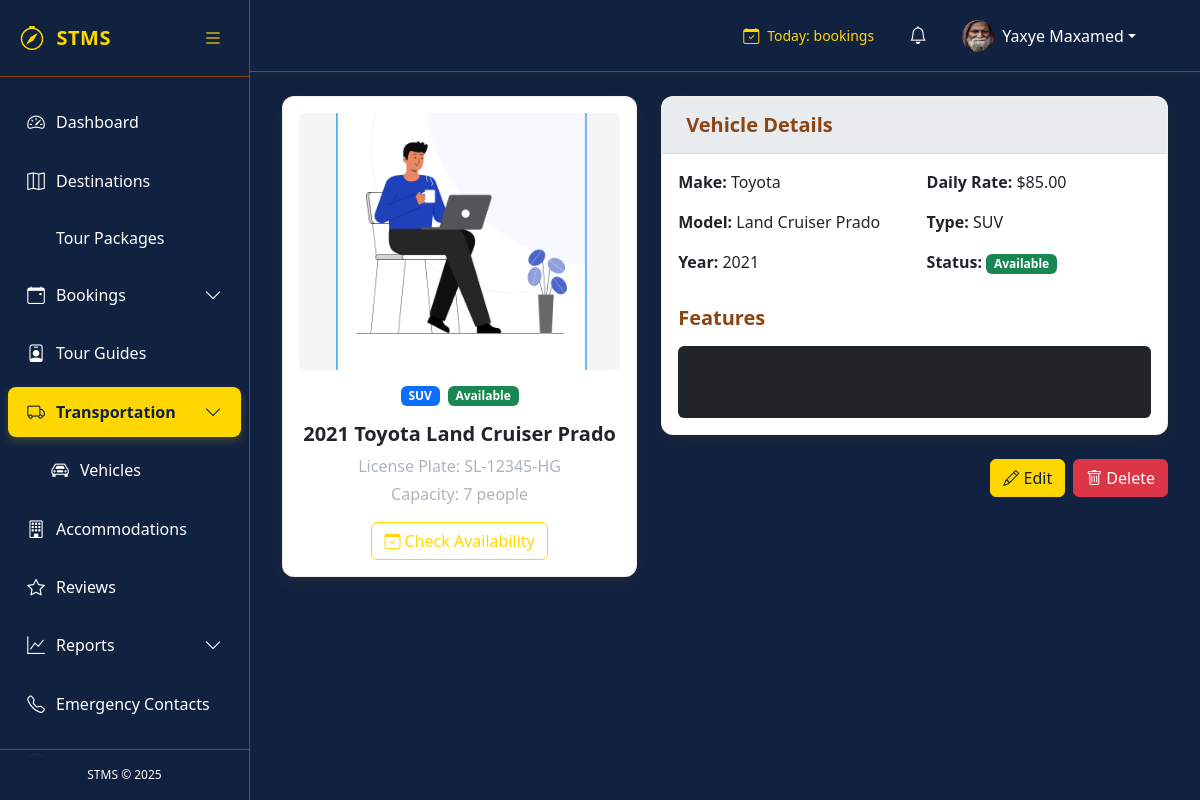
/vehicles/1/ (signed in), run on the app's committed database.
### accounts/models.py (models this page shows, shortened)
class CustomUser(AbstractUser):
    USER_TYPE_CHOICES = (
        ('TOURIST', 'Tourist'),
        ('GUIDE', 'Tour Guide'),
        ('ADMIN', 'System Admin'),
    )
    STATUS_CHOICES = (
        ('PENDING', 'Waiting to approve'),
        ('APPROVED', 'Accepted'),
        ('REJECTED', 'Rejected'),
    )
    user_type = models.CharField(max_length=10, choices=USER_TYPE_CHOICES, default='TOURIST')
    status = models.CharField(max_length=10, choices=STATUS_CHOICES, default='PENDING')
    phone_number = models.CharField(max_length=20, blank=True, null=True)
    profile_picture = models.ImageField(upload_to='profile_pics/', blank=True, null=True)
    date_of_birth = models.DateField(blank=True, null=True)
    nationality = models.CharField(max_length=100, blank=True, null=True)
    preferred_language = models.CharField(max_length=10, blank=True, null=True)
    last_password_change = models.DateTimeField(null=True, blank=True)
    last_logout = models.DateTimeField(null=True, blank=True)
    objects = CustomUserManager()

### tms/models.py (models this page shows, shortened)
class Vehicle(models.Model):
    VEHICLE_TYPES = (
        ('SEDAN', _('Sedan')),
        ('SUV', _('SUV')),
        ('MINIVAN', _('Minivan')),
        ('BUS', _('Bus')),
        ('4X4', _('4x4')),
    )
    make = models.CharField(_("Make"), max_length=50)
    model = models.CharField(_("Model"), max_length=50)
    year = models.PositiveIntegerField(_("Year"), validators=[MinValueValidator(1900)])
    vehicle_type = models.CharField(_("Type"), max_length=10, choices=VEHICLE_TYPES)
    capacity = models.PositiveIntegerField(_("Capacity"), validators=[MinValueValidator(1)])
    license_plate = models.CharField(_("License Plate"), max_length=20, unique=True)
    is_available = models.BooleanField(_("Available"), default=True)
    daily_rate = models.DecimalField(_("Daily Rate"), max_digits=8, decimal_places=2, validators=[MinValueValidator(0)])
    features = models.TextField(_("Features"), blank=True)
    image = models.ImageField(_("Vehicle Image"), upload_to='vehicle_images/', blank=True, null=True)
    class Meta:
        verbose_name = _("Vehicle")
        verbose_name_plural = _("Vehicles")
        ordering = ['-is_available', 'make', 'model']
    def __str__(self):
        return f"{self.year} {self.make} {self.model} ({self.license_plate})"

### tms/views.py (the view)
# urls.py: path('vehicles/<int:pk>/', views.VehicleDetailView.as_view(), name='vehicle-detail'),
class VehicleDetailView(LoginRequiredMixin, DetailView):
    model = Vehicle
    template_name = 'tms/vehicles/detail.html'
    context_object_name = 'vehicle'
    def get_context_data(self, **kwargs):
        context = super().get_context_data(**kwargs)
        context['upcoming_bookings'] = self.object.booking_set.filter(
            end_date__gte=timezone.now().date()
        ).order_by('start_date')[:5]
        return context

### tms/templates/tms/vehicles/detail.html (shortened to what this page needs)
{% extends "base.html" %}
{% block content %}
<div class="row">
    <div class="col-md-5">
        <div class="card mb-4">
            <div class="card-body text-center">
                {% if vehicle.image %}
                <img src="{{ vehicle.image.url }}" alt="{{ vehicle }}" class="img-fluid rounded mb-3">
                {% else %}
                <div class="bg-light rounded mb-3 d-flex align-items-center justify-content-center" style="height: 200px;">
                    <i class="bi bi-car-front text-muted" style="font-size: 3rem;"></i>
                </div>
                {% endif %}
                <div class="d-flex justify-content-center gap-2 mb-3">
                    <span class="badge bg-primary">{{ vehicle.get_vehicle_type_display }}</span>
                    {% if vehicle.is_available %}
                    <span class="badge bg-success">Available</span>
                    {% else %}
                    <span class="badge bg-secondary">Unavailable</span>
                    {% endif %}
                </div>
                <h5 class="card-title">{{ vehicle.year }} {{ vehicle.make }} {{ vehicle.model }}</h5>
                <p class="text-muted mb-1">License Plate: {{ vehicle.license_plate }}</p>
                <p class="text-muted">Capacity: {{ vehicle.capacity }} people</p>
                <div class="d-flex justify-content-center gap-2">
                    <a href="{% url 'tms:vehicle-availability' vehicle.pk %}" class="btn btn-outline-primary">
                        <i class="bi bi-calendar-check"></i> Check Availability
                    </a>
                </div>
            </div>
        </div>
    </div>
    <div class="col-md-7">
        <div class="card mb-4">
            <div class="card-header">
                <h5 class="mb-0">Vehicle Details</h5>
            </div>
            <div class="card-body">
                <div class="row mb-3">
                    <div class="col-md-6">
                        <p><strong>Make:</strong> {{ vehicle.make }}</p>
                        <p><strong>Model:</strong> {{ vehicle.model }}</p>
                        <p><strong>Year:</strong> {{ vehicle.year }}</p>
                    </div>
                    <div class="col-md-6">
                        <p><strong>Daily Rate:</strong> ${{ vehicle.daily_rate }}</p>
                        <p><strong>Type:</strong> {{ vehicle.get_vehicle_type_display }}</p>
                        <p><strong>Status:</strong>
                            {% if vehicle.is_available %}
                            <span class="badge bg-success">Available</span>
                            {% else %}
                            <span class="badge bg-secondary">Unavailable</span>
                            {% endif %}
                        </p>
                    </div>
                </div>
                <h5 class="mb-3">Features</h5>
                {% if vehicle.features %}
                <div class="bg-dark rounded p-3">
                    {{ vehicle.features|linebreaks }}
                </div>
                {% else %}
                <p class="text-muted">No features listed</p>
                {% endif %}
            </div>
        </div>
        {% if request.user.is_staff %}
        <div class="d-flex justify-content-end gap-2">
            <a href="{% url 'tms:vehicle-update' vehicle.pk %}" class="btn btn-primary">
                <i class="bi bi-pencil"></i> Edit
            </a>
            <a href="{% url 'tms:vehicle-delete' vehicle.pk %}" class="btn btn-danger">
                <i class="bi bi-trash"></i> Delete
            </a>
        </div>
        {% endif %}
    </div>
</div>
{% endblock %}

### tms/templates/base.html (shortened to what this page needs)
<!DOCTYPE html>
<html lang="en">
<head>
    <link rel="stylesheet" href="https://cdnjs.cloudflare.com/ajax/libs/font-awesome/6.0.0/css/all.min.css">
    <link rel="stylesheet" href="https://cdn.jsdelivr.net/npm/bootstrap-icons@1.8.0/font/bootstrap-icons.css">
    <link href="https://cdn.jsdelivr.net/npm/bootstrap@5.3.0/dist/css/bootstrap.min.css" rel="stylesheet">
    <link rel="stylesheet" href="https://cdnjs.cloudflare.com/ajax/libs/font-awesome/6.0.0/css/all.min.css">
    <link rel="stylesheet" href="https://cdn.jsdelivr.net/npm/bootstrap-icons@1.10.0/font/bootstrap-icons.css">
</head>
<body>
    <div class="d-flex">
        <div class="sidebar" id="sidebar">
            <div class="sidebar-header">
                <a href="{% url 'tms:dashboard' %}" class="sidebar-brand">
                    <i class="bi bi-compass sidebar-brand-icon"></i>
                    <span id="sidebar-title">STMS</span>
                </a>
                <button class="toggle-btn" id="toggle-sidebar">
                    <i class="bi bi-list"></i>
                </button>
            </div>
            <div class="px-2 py-3" style="height: calc(100% - 120px); overflow-y: auto;">
                <ul class="nav flex-column">
                    <li class="nav-item">
                        <a class="nav-link {% if request.resolver_match.url_name == 'dashboard' %}active{% endif %}"
                            href="{% url 'tms:dashboard' %}">
                            <i class="bi bi-speedometer2"></i>
                            <span class="nav-link-text ms-2">Dashboard</span>
                        </a>
                    </li>
                    <li class="nav-item">
                        <a class="nav-link {% if 'destination' in request.resolver_match.url_name %}active{% endif %}"
                            href="{% url 'tms:destination-list' %}">
                            <i class="bi bi-map"></i>
                            <span class="nav-link-text ms-2">Destinations</span>
                        </a>
                    </li>
                    <li class="nav-item">
                        <a class="nav-link {% if 'package' in request.resolver_match.url_name %}active{% endif %}"
                            href="{% url 'tms:package-list' %}">
                            <span class="nav-link-text ms-2">Tour Packages</span>
                        </a>
                    </li>
                    <li class="nav-item">
                        <a class="nav-link {% if 'booking' in request.resolver_match.url_name %}active{% endif %}"
                            data-bs-toggle="collapse" href="#bookingsCollapse">
                            <i class="bi bi-calendar-event"></i>
                            <span class="nav-link-text ms-2">Bookings</span>
                            <i class="bi bi-chevron-down collapse-icon ms-auto"></i>
                        </a>
                    </li>
                    <li class="nav-item">
                        <a class="nav-link {% if 'guide' in request.resolver_match.url_name %}active{% endif %}"
                            href="{% url 'tms:guide-list' %}">
                            <i class="bi bi-person-badge"></i>
                            <span class="nav-link-text ms-2">Tour Guides</span>
                        </a>
                    </li>
                    <li class="nav-item">
                        <a class="nav-link {% if 'vehicle' in request.resolver_match.url_name %}active{% endif %}"
                            data-bs-toggle="collapse" href="#transportCollapse">
                            <i class="bi bi-truck"></i>
                            <span class="nav-link-text ms-2">Transportation</span>
                            <i class="bi bi-chevron-down collapse-icon ms-auto"></i>
                        </a>
                        <div class="collapse {% if 'vehicle' in request.resolver_match.url_name %}show{% endif %}"
                            id="transportCollapse">
                            <ul class="nav flex-column ps-4">
                                <li class="nav-item">
                                    <a class="nav-link {% if 'vehicle_list' in request.resolver_match.url_name %}active{% endif %}"
                                        href="{% url 'tms:vehicle-list' %}">
                                        <i class="bi bi-car-front"></i>
                                        <span class="nav-link-text ms-2">Vehicles</span>
                                    </a>
                                </li>
                            </ul>
                        </div>
                    </li>
                    <li class="nav-item">
                        <a class="nav-link {% if 'accommodation' in request.resolver_match.url_name %}active{% endif %}"
                            href="{% url 'tms:accommodation-list' %}">
                            <i class="bi bi-building"></i>
                            <span class="nav-link-text ms-2">Accommodations</span>
                        </a>
                    </li>
                    <li class="nav-item">
                        <a class="nav-link {% if 'review' in request.resolver_match.url_name %}active{% endif %}"
                            href="{% url 'tms:review-list' %}">
                            <i class="bi bi-star"></i>
                            <span class="nav-link-text ms-2">Reviews</span>
                        </a>
                    </li>
                    <li class="nav-item">
                        <a class="nav-link {% if 'report' in request.resolver_match.url_name %}active{% endif %}"
                            data-bs-toggle="collapse" href="#reportsCollapse">
                            <i class="bi bi-graph-up"></i>
                            <span class="nav-link-text ms-2">Reports</span>
                            <i class="bi bi-chevron-down collapse-icon ms-auto"></i>
                        </a>
                                </li>
                            </ul>
                        </div>
                    <li class="nav-item">
                        <a class="nav-link {% if 'emergency' in request.resolver_match.url_name %}active{% endif %}"
                            href="{% url 'tms:emergency-list' %}">
                            <i class="bi bi-telephone"></i>
                            <span class="nav-link-text ms-2">Emergency Contacts</span>
                        </a>
                    </li>
                    {% if request.user.is_staff or request.user.user_type == 'MINISTRY' %}
                    <li class="nav-item">
                        <a class="nav-link {% if 'admin' in request.resolver_match.url_name %}active{% endif %}"
                            data-bs-toggle="collapse" href="#adminCollapse">
                            <span class="nav-link-text ms-2">Administration</span>
                        </a>
                    </li>
                    {% endif %}
            </div>
            <div class="sidebar-footer">
                STMS &copy; {% now "Y" %}
            </div>
        </div>
        <div class="main-content flex-grow-1" id="main-content">
            <nav class="navbar navbar-expand-lg navbar-light border-bottom">
                <div class="container-fluid">
                    <div class="collapse navbar-collapse" id="navbarSupportedContent">
                        <ul class="navbar-nav ms-auto align-items-center">
                            <li class="nav-item me-4">
                                <div class="d-flex align-items-center" style="color: var(--accent-color);">
                                    <i class="bi bi-calendar-check me-2"></i>
                                    <small>Today: <strong>{{ today_bookings }}</strong> bookings</small>
                                </div>
                            </li>
                            <li class="nav-item dropdown me-3">
                                <a class="nav-link position-relative" href="#" id="notificationsDropdown" role="button"
                                    data-bs-toggle="dropdown">
                                    <i class="bi bi-bell"></i>
                                </a>
                            </li>
                            <li class="nav-item dropdown">
                                <a class="nav-link dropdown-toggle d-flex align-items-center" href="#" id="userDropdown"
                                    role="button" data-bs-toggle="dropdown">
                                    {% if request.user.profile_picture %}
                                    <img src="{{ request.user.profile_picture.url }}" class="rounded-circle me-2"
                                        width="32" height="32" alt="Profile">
                                    {% else %}
                                    <div class="avatar-placeholder rounded-circle bg-accent text-dark d-flex align-items-center justify-content-center me-2"
                                        style="width: 32px; height: 32px;">
                                        {{ request.user.first_name|first|upper }}{{ request.user.last_name|first|upper }}
                                    </div>
                                    {% endif %}
                                    <span class="d-none d-md-inline">{{ request.user.get_full_name }}</span>
                                </a>
                                    </li>
                                </ul>
                    </div>
                </div>
            </nav>
            <div class="container-fluid py-4">
                {% block content %}{% endblock %}
            </div>
        </div>
</body>
</html>

### data on the page
CustomUser: user.profile_picture (picture), user.get_full_name "Yaxye Maxamed"
Vehicle: image (picture), vehicle_type "SUV", year "2021", make "Toyota", model "Land Cruiser Prado", license_plate "SL-12345-HG", capacity "7", daily_rate "85.00"
